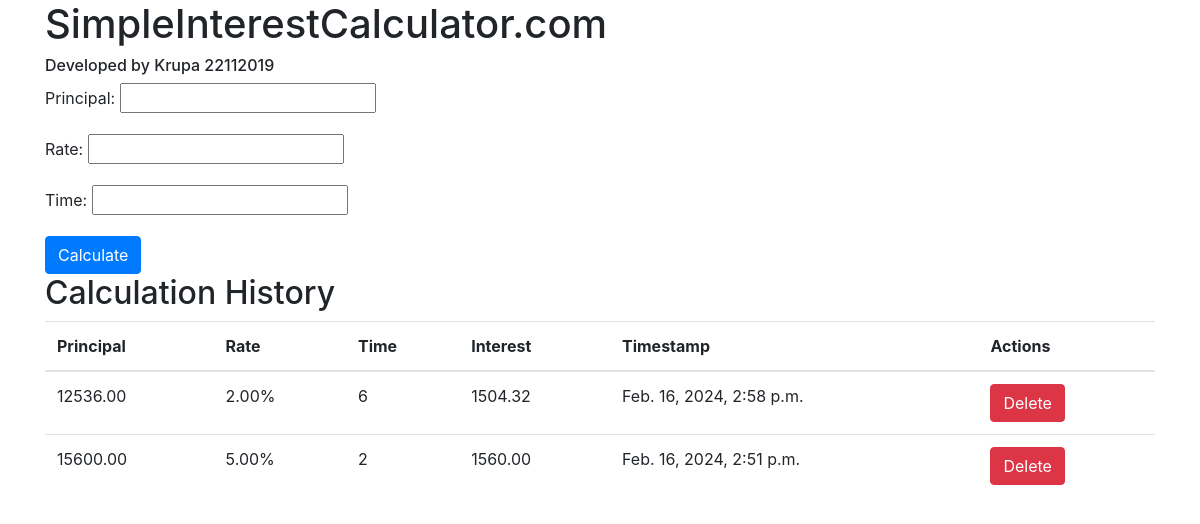
The app's page /, older data.
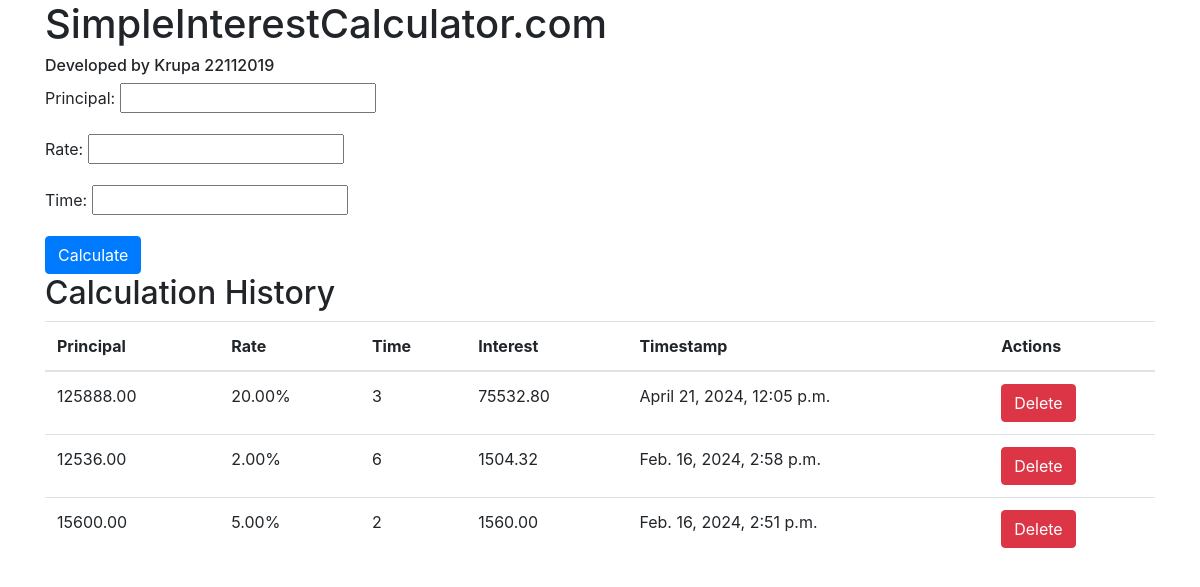
The same page, newer data.
### calculator/models.py (models this page shows)
class Calculation(models.Model):
    principal = models.DecimalField(max_digits=10, decimal_places=2)
    rate = models.DecimalField(max_digits=5, decimal_places=2)
    time = models.IntegerField()
    result = models.DecimalField(max_digits=10, decimal_places=2)
    timestamp = models.DateTimeField(auto_now_add=True)

### calculator/views.py (the view)
# urls.py: path('', views.index, name='index'),    # when we keep the path empty, it is going to the root url of 127.0.0.1:8000
def index(request):
    if request.method == 'POST':
        form = calculationForm(request.POST)
        if form.is_valid():
            instance = form.save(commit=False)
            instance.result = instance.principal * (instance.rate / 100) * instance.time
            instance.save()
            return redirect('index')
    else:
        form = calculationForm()
    calculations = Calculation.objects.all().order_by('-timestamp')
    return render(request, 'index.html', {'form': form, 'calculations': calculations})

### calculator/forms.py
class calculationForm(forms.ModelForm):
    class Meta:
        model=Calculation
        fields=['principal','rate','time']

### templates/index.html (shortened to what this page needs)
<!DOCTYPE html>
<html>
<head>
    <link rel="stylesheet" href="https://stackpath.bootstrapcdn.com/bootstrap/4.4.1/css/bootstrap.min.css">
</head>
<body>
    <div class="container">
        <h1>SimpleInterestCalculator.com</h1>
        <h6>Developed by Krupa 22112019</h6>
        <form method="POST">
            {{ form.as_p }}
            <button type="submit" class="btn btn-primary">Calculate</button>
        </form>
        <h2>Calculation History</h2>
        <table class="table">
            <thead>
                <tr>
                    <th>Principal</th>
                    <th>Rate</th>
                    <th>Time</th>
                    <th>Interest</th>
                    <th>Timestamp</th>
                    <th>Actions</th>
                </tr>
            </thead>
            <tbody>
                {% for calculation in calculations %}
                <tr>
                    <td>{{ calculation.principal }}</td>
                    <td>{{ calculation.rate }}%</td>
                    <td>{{ calculation.time }}</td>
                    <td>{{ calculation.result }}</td>
                    <td>{{ calculation.timestamp }}</td>
                    <td>
                        <form action="{% url 'delete_calculation' calculation.id %}" method="post">
                            <button type="submit" class="btn btn-danger">Delete</button>
                        </form>
                    </td>
                </tr>
                {% endfor %}
            </tbody>
        </table>
    </div>
</body>
</html>

Row changes from the older to the newer data that the page shows:
added Calculation: principal "125888.00", rate "20.00", time "3", result "75532.80", timestamp "April 21, 2024, 12:05 p.m."
